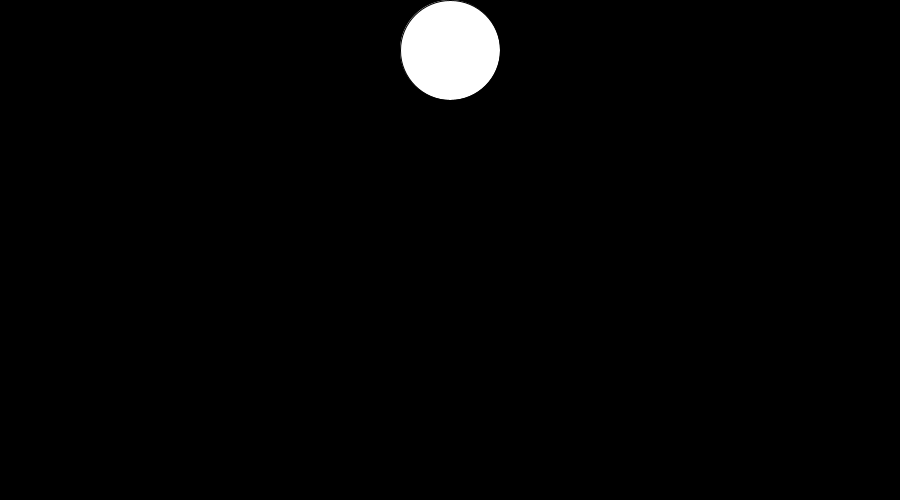
Frame 1 (no input)
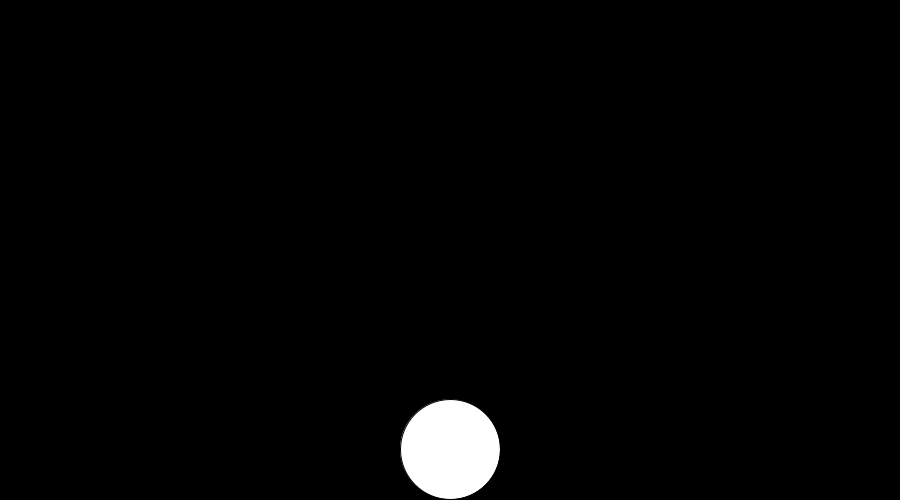
Frame 60 (the mouse pressed at the canvas centre just before this capture)
Frame 120 (the mouse held since frame 60 and released just before this capture): identical to frame 60, image omitted

The Processing sketch that drew these frames (run headless with seeded random() and noise(); from frame 60 on, the mouse is pressed at the canvas centre):

// Processing sketch: gravedad
// ── gravedad.pde
Bola b;

void setup(){
 size(900,500);
 b=new Bola();
}

void draw(){
  background(0);
   b.display();
   b.update();
   b.limites();
   //b[i].logica();
 }

// ── Bola.pde
class Bola{
  PVector pos;
  PVector vel;
  PVector acc;
  int tam;
  int topspeed=20;
  
   Bola(){
     tam=100;
   pos=new PVector(width/2, tam/2);
   vel=new PVector(0,0);  
   acc= new PVector(0,9.81);
  }
  
  void display(){
    ellipse(pos.x,pos.y, tam, tam);
  }
  
  //void applyForce(PVector force){
  // acc=force; 
  //}
  
  void update(){
    pos.add(vel);
    vel.add(acc);
    vel.limit(topspeed);
  }
  
  void limites(){
  if(pos.y>height-tam/2){
   vel.y*=-1;
   vel.y/=2;
  }
  }
}
